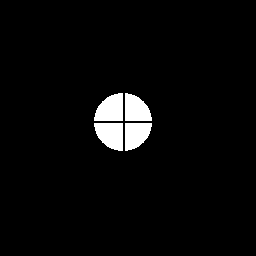
#> input picture Python/arbitraire.tif, 256 x 256 px
$ python diffraction2D.py
#> lines starting #> are read from the running program, lines starting #| are printed output that depends on the picture; after the words box and inside, x2 and y2 are one past the last pixel; in counts of white or black regions, pixels touching at a corner belong together
from PIL import Image
import numpy as np
from matplotlib import pyplot as plt
from matplotlib.widgets import Slider, Button, RadioButtons

# Beaucoup d'information sur la gestion d'image pour calculs en Python ici
# https://www.pluralsight.com/guides/importing-image-data-into-numpy-arrays

image = Image.open("arbitraire.tif")
#> image is the input picture: PIL image 256x256 L; 3.7% white; 4 white regions, box (x1, y1, x2, y2) and area: (94, 93, 123, 121) 632, (94, 123, 123, 151) 632, (125, 93, 152, 121) 576, (125, 123, 152, 151) 576
imageData = np.asarray(image,dtype=np.float64)    # Convertit en point-flottant
imageData = np.fft.fft2(imageData)                # Transformee de Fourier 2D
imageData = np.abs(np.fft.fftshift(imageData))**2 # Puissance reelle
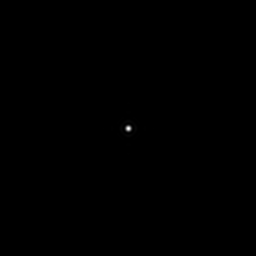
#> imageData: shape (256, 256) float64; min 0, max 3.8e+11, mean 157100400; drawn with min black and max white

normalization = np.max(imageData)                 # Pour normaliser
#> normalization = 3.8e+11
intensityFactor = 10000                           # Pour voir les ailes

imageData = imageData/normalization*intensityFactor
plt.imshow(Image.fromarray(imageData))
plt.show()
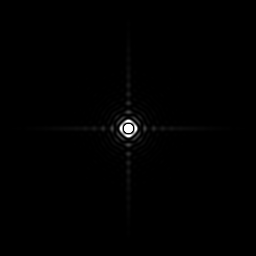
#> shown: shape (256, 256, 4); mean R, G, B, A 1.2, 1.2, 1.2, 255
